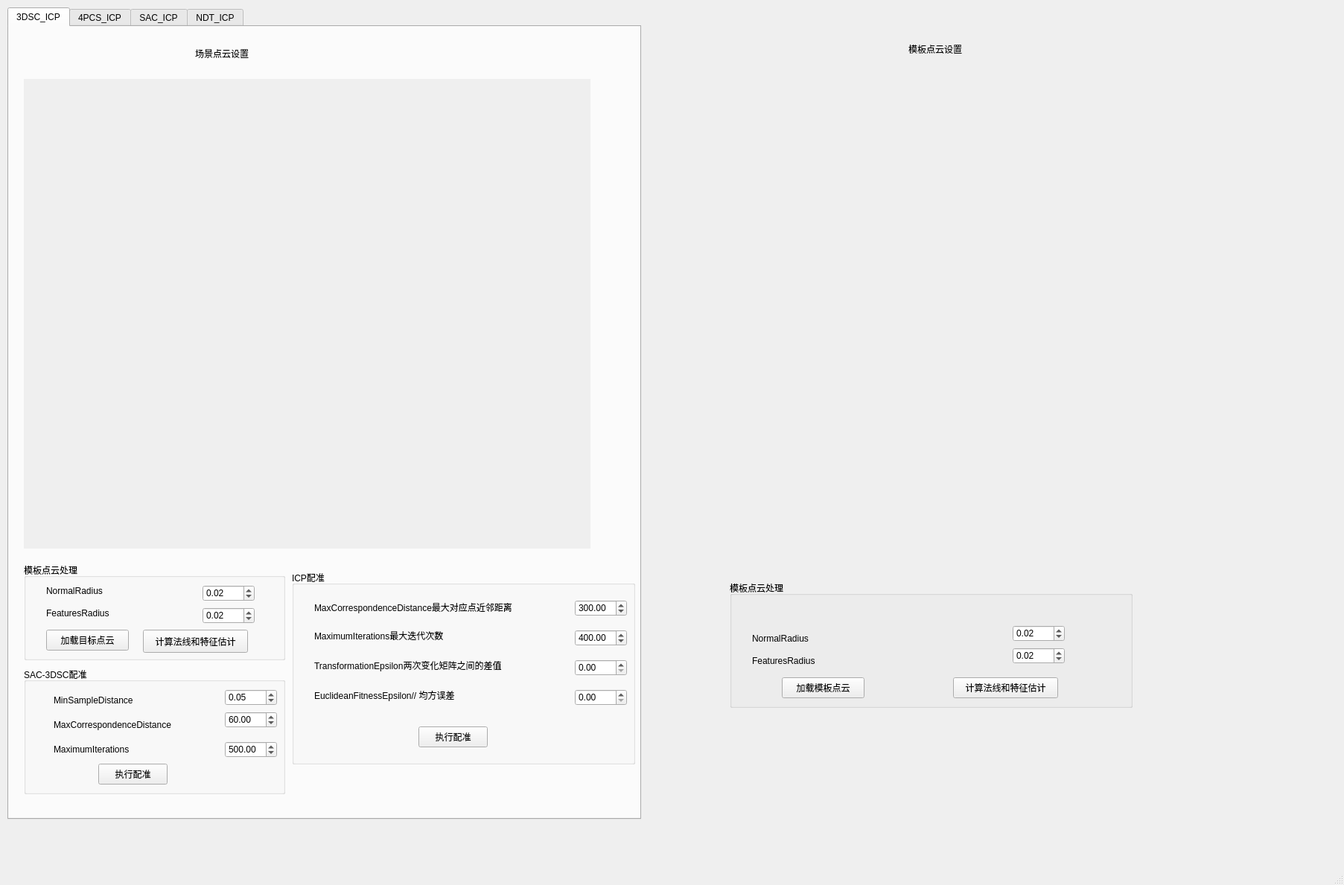
<?xml version="1.0" encoding="UTF-8"?>
<ui version="4.0">
 <class>Registation</class>
 <widget class="QMainWindow" name="Registation">
  <property name="geometry">
   <rect>
    <x>0</x>
    <y>0</y>
    <width>1805</width>
    <height>1189</height>
   </rect>
  </property>
  <property name="windowTitle">
   <string>4种配准方式</string>
  </property>
  <widget class="QWidget" name="centralwidget">
   <widget class="QTabWidget" name="tabWidget">
    <property name="geometry">
     <rect>
      <x>10</x>
      <y>10</y>
      <width>851</width>
      <height>1091</height>
     </rect>
    </property>
    <property name="currentIndex">
     <number>0</number>
    </property>
    <widget class="QWidget" name="tab">
     <attribute name="title">
      <string>3DSC_ICP</string>
     </attribute>
     <widget class="QLabel" name="label_2">
      <property name="geometry">
       <rect>
        <x>250</x>
        <y>20</y>
        <width>141</width>
        <height>31</height>
       </rect>
      </property>
      <property name="text">
       <string>场景点云设置</string>
      </property>
     </widget>
     <widget class="QVTKWidget" name="widget_1" native="true">
      <property name="geometry">
       <rect>
        <x>20</x>
        <y>70</y>
        <width>761</width>
        <height>631</height>
       </rect>
      </property>
      <property name="autoFillBackground">
       <bool>true</bool>
      </property>
     </widget>
     <widget class="QGroupBox" name="groupBox_3">
      <property name="geometry">
       <rect>
        <x>20</x>
        <y>860</y>
        <width>351</width>
        <height>171</height>
       </rect>
      </property>
      <property name="title">
       <string>SAC-3DSC配准</string>
      </property>
      <widget class="QLabel" name="label_6">
       <property name="geometry">
        <rect>
         <x>40</x>
         <y>35</y>
         <width>151</width>
         <height>20</height>
        </rect>
       </property>
       <property name="text">
        <string>MinSampleDistance</string>
       </property>
      </widget>
      <widget class="QLabel" name="label_7">
       <property name="geometry">
        <rect>
         <x>40</x>
         <y>70</y>
         <width>211</width>
         <height>16</height>
        </rect>
       </property>
       <property name="text">
        <string>MaxCorrespondenceDistance</string>
       </property>
      </widget>
      <widget class="QLabel" name="label_8">
       <property name="geometry">
        <rect>
         <x>40</x>
         <y>100</y>
         <width>151</width>
         <height>21</height>
        </rect>
       </property>
       <property name="text">
        <string>MaximumIterations</string>
       </property>
      </widget>
      <widget class="QDoubleSpinBox" name="minSTSBox">
       <property name="geometry">
        <rect>
         <x>270</x>
         <y>30</y>
         <width>70</width>
         <height>22</height>
        </rect>
       </property>
       <property name="singleStep">
        <double>0.010000000000000</double>
       </property>
       <property name="value">
        <double>0.050000000000000</double>
       </property>
      </widget>
      <widget class="QDoubleSpinBox" name="maxCDSBox">
       <property name="geometry">
        <rect>
         <x>270</x>
         <y>60</y>
         <width>70</width>
         <height>22</height>
        </rect>
       </property>
       <property name="singleStep">
        <double>0.010000000000000</double>
       </property>
       <property name="value">
        <double>60.000000000000000</double>
       </property>
      </widget>
      <widget class="QDoubleSpinBox" name="maxIterationSBox">
       <property name="geometry">
        <rect>
         <x>270</x>
         <y>100</y>
         <width>70</width>
         <height>22</height>
        </rect>
       </property>
       <property name="maximum">
        <double>100000.000000000000000</double>
       </property>
       <property name="value">
        <double>500.000000000000000</double>
       </property>
      </widget>
      <widget class="QPushButton" name="executeButton">
       <property name="geometry">
        <rect>
         <x>100</x>
         <y>130</y>
         <width>93</width>
         <height>28</height>
        </rect>
       </property>
       <property name="text">
        <string>执行配准</string>
       </property>
      </widget>
     </widget>
     <widget class="QGroupBox" name="groupBox">
      <property name="geometry">
       <rect>
        <x>20</x>
        <y>720</y>
        <width>351</width>
        <height>131</height>
       </rect>
      </property>
      <property name="title">
       <string>模板点云处理</string>
      </property>
      <widget class="QLabel" name="label_4">
       <property name="geometry">
        <rect>
         <x>30</x>
         <y>30</y>
         <width>121</width>
         <height>16</height>
        </rect>
       </property>
       <property name="text">
        <string>NormalRadius</string>
       </property>
      </widget>
      <widget class="QLabel" name="label_5">
       <property name="geometry">
        <rect>
         <x>30</x>
         <y>60</y>
         <width>121</width>
         <height>16</height>
        </rect>
       </property>
       <property name="text">
        <string>FeaturesRadius</string>
       </property>
      </widget>
      <widget class="QPushButton" name="sceneComputeBut">
       <property name="geometry">
        <rect>
         <x>160</x>
         <y>90</y>
         <width>141</width>
         <height>31</height>
        </rect>
       </property>
       <property name="text">
        <string>计算法线和特征估计</string>
       </property>
      </widget>
      <widget class="QDoubleSpinBox" name="sceneNRSBox">
       <property name="geometry">
        <rect>
         <x>240</x>
         <y>30</y>
         <width>70</width>
         <height>22</height>
        </rect>
       </property>
       <property name="singleStep">
        <double>0.010000000000000</double>
       </property>
       <property name="value">
        <double>0.020000000000000</double>
       </property>
      </widget>
      <widget class="QDoubleSpinBox" name="sceneFRSBox">
       <property name="geometry">
        <rect>
         <x>240</x>
         <y>60</y>
         <width>70</width>
         <height>22</height>
        </rect>
       </property>
       <property name="singleStep">
        <double>0.010000000000000</double>
       </property>
       <property name="value">
        <double>0.020000000000000</double>
       </property>
      </widget>
      <widget class="QPushButton" name="loadSceneBut">
       <property name="geometry">
        <rect>
         <x>30</x>
         <y>90</y>
         <width>111</width>
         <height>28</height>
        </rect>
       </property>
       <property name="text">
        <string>加载目标点云</string>
       </property>
      </widget>
     </widget>
     <widget class="QGroupBox" name="groupBox_11">
      <property name="geometry">
       <rect>
        <x>380</x>
        <y>730</y>
        <width>461</width>
        <height>261</height>
       </rect>
      </property>
      <property name="title">
       <string>ICP配准</string>
      </property>
      <widget class="QLabel" name="label_37">
       <property name="geometry">
        <rect>
         <x>30</x>
         <y>40</y>
         <width>341</width>
         <height>20</height>
        </rect>
       </property>
       <property name="text">
        <string>MaxCorrespondenceDistance最大对应点近邻距离</string>
       </property>
      </widget>
      <widget class="QDoubleSpinBox" name="icpmcdBox_4">
       <property name="geometry">
        <rect>
         <x>380</x>
         <y>40</y>
         <width>70</width>
         <height>22</height>
        </rect>
       </property>
       <property name="maximum">
        <double>10000.000000000000000</double>
       </property>
       <property name="singleStep">
        <double>0.010000000000000</double>
       </property>
       <property name="value">
        <double>300.000000000000000</double>
       </property>
      </widget>
      <widget class="QDoubleSpinBox" name="icpIterationsSBox_3">
       <property name="geometry">
        <rect>
         <x>380</x>
         <y>80</y>
         <width>70</width>
         <height>22</height>
        </rect>
       </property>
       <property name="maximum">
        <double>10000.000000000000000</double>
       </property>
       <property name="value">
        <double>400.000000000000000</double>
       </property>
      </widget>
      <widget class="QLabel" name="label_38">
       <property name="geometry">
        <rect>
         <x>30</x>
         <y>80</y>
         <width>261</width>
         <height>16</height>
        </rect>
       </property>
       <property name="text">
        <string>MaximumIterations最大迭代次数</string>
       </property>
      </widget>
      <widget class="QDoubleSpinBox" name="mcdSBox_3">
       <property name="geometry">
        <rect>
         <x>380</x>
         <y>120</y>
         <width>70</width>
         <height>22</height>
        </rect>
       </property>
       <property name="maximum">
        <double>10000.000000000000000</double>
       </property>
       <property name="singleStep">
        <double>0.000001000000000</double>
       </property>
       <property name="value">
        <double>0.000000000000000</double>
       </property>
      </widget>
      <widget class="QLabel" name="label_39">
       <property name="geometry">
        <rect>
         <x>30</x>
         <y>120</y>
         <width>341</width>
         <height>16</height>
        </rect>
       </property>
       <property name="text">
        <string>TransformationEpsilon两次变化矩阵之间的差值</string>
       </property>
      </widget>
      <widget class="QDoubleSpinBox" name="efeSBox_3">
       <property name="geometry">
        <rect>
         <x>380</x>
         <y>160</y>
         <width>70</width>
         <height>22</height>
        </rect>
       </property>
       <property name="maximum">
        <double>10000.000000000000000</double>
       </property>
       <property name="singleStep">
        <double>0.010000000000000</double>
       </property>
       <property name="value">
        <double>0.000000000000000</double>
       </property>
      </widget>
      <widget class="QLabel" name="label_40">
       <property name="geometry">
        <rect>
         <x>30</x>
         <y>160</y>
         <width>311</width>
         <height>16</height>
        </rect>
       </property>
       <property name="text">
        <string>EuclideanFitnessEpsilon// 均方误差</string>
       </property>
      </widget>
      <widget class="QPushButton" name="executeButton_7">
       <property name="geometry">
        <rect>
         <x>170</x>
         <y>210</y>
         <width>93</width>
         <height>28</height>
        </rect>
       </property>
       <property name="text">
        <string>执行配准</string>
       </property>
      </widget>
     </widget>
    </widget>
    <widget class="QWidget" name="tab_2">
     <attribute name="title">
      <string>4PCS_ICP</string>
     </attribute>
     <widget class="QVTKWidget" name="widget_2" native="true">
      <property name="geometry">
       <rect>
        <x>30</x>
        <y>50</y>
        <width>761</width>
        <height>631</height>
       </rect>
      </property>
      <property name="autoFillBackground">
       <bool>true</bool>
      </property>
     </widget>
     <widget class="QLabel" name="label_3">
      <property name="geometry">
       <rect>
        <x>260</x>
        <y>0</y>
        <width>141</width>
        <height>31</height>
       </rect>
      </property>
      <property name="text">
       <string>场景点云设置</string>
      </property>
     </widget>
     <widget class="QGroupBox" name="groupBox_4">
      <property name="geometry">
       <rect>
        <x>320</x>
        <y>690</y>
        <width>471</width>
        <height>261</height>
       </rect>
      </property>
      <property name="title">
       <string>ICP配准</string>
      </property>
      <widget class="QLabel" name="label_12">
       <property name="geometry">
        <rect>
         <x>30</x>
         <y>40</y>
         <width>341</width>
         <height>20</height>
        </rect>
       </property>
       <property name="text">
        <string>MaxCorrespondenceDistance最大对应点近邻距离</string>
       </property>
      </widget>
      <widget class="QDoubleSpinBox" name="icpmcdBox">
       <property name="geometry">
        <rect>
         <x>380</x>
         <y>40</y>
         <width>70</width>
         <height>22</height>
        </rect>
       </property>
       <property name="maximum">
        <double>10000.000000000000000</double>
       </property>
       <property name="singleStep">
        <double>0.010000000000000</double>
       </property>
       <property name="value">
        <double>300.000000000000000</double>
       </property>
      </widget>
      <widget class="QDoubleSpinBox" name="icpmiBox">
       <property name="geometry">
        <rect>
         <x>380</x>
         <y>80</y>
         <width>70</width>
         <height>22</height>
        </rect>
       </property>
       <property name="maximum">
        <double>10000.000000000000000</double>
       </property>
       <property name="value">
        <double>100.000000000000000</double>
       </property>
      </widget>
      <widget class="QLabel" name="label_13">
       <property name="geometry">
        <rect>
         <x>30</x>
         <y>80</y>
         <width>261</width>
         <height>16</height>
        </rect>
       </property>
       <property name="text">
        <string>MaximumIterations最大迭代次数</string>
       </property>
      </widget>
      <widget class="QDoubleSpinBox" name="icpteBox">
       <property name="geometry">
        <rect>
         <x>380</x>
         <y>120</y>
         <width>70</width>
         <height>22</height>
        </rect>
       </property>
       <property name="maximum">
        <double>10000.000000000000000</double>
       </property>
       <property name="singleStep">
        <double>0.000001000000000</double>
       </property>
       <property name="value">
        <double>0.000000000000000</double>
       </property>
      </widget>
      <widget class="QLabel" name="label_14">
       <property name="geometry">
        <rect>
         <x>30</x>
         <y>120</y>
         <width>341</width>
         <height>16</height>
        </rect>
       </property>
       <property name="text">
        <string>TransformationEpsilon两次变化矩阵之间的差值</string>
       </property>
      </widget>
      <widget class="QDoubleSpinBox" name="icpefeBox">
       <property name="geometry">
        <rect>
         <x>380</x>
         <y>160</y>
         <width>70</width>
         <height>22</height>
        </rect>
       </property>
       <property name="maximum">
        <double>10000.000000000000000</double>
       </property>
       <property name="singleStep">
        <double>0.010000000000000</double>
       </property>
       <property name="value">
        <double>0.020000000000000</double>
       </property>
      </widget>
      <widget class="QLabel" name="label_15">
       <property name="geometry">
        <rect>
         <x>30</x>
         <y>160</y>
         <width>311</width>
         <height>16</height>
        </rect>
       </property>
       <property name="text">
        <string>EuclideanFitnessEpsilon// 均方误差</string>
       </property>
      </widget>
      <widget class="QPushButton" name="executeButton_2">
       <property name="geometry">
        <rect>
         <x>170</x>
         <y>210</y>
         <width>93</width>
         <height>28</height>
        </rect>
       </property>
       <property name="text">
        <string>执行配准</string>
       </property>
      </widget>
     </widget>
     <widget class="QGroupBox" name="groupBox_12">
      <property name="geometry">
       <rect>
        <x>0</x>
        <y>700</y>
        <width>311</width>
        <height>251</height>
       </rect>
      </property>
      <property name="title">
       <string>SAC-3DSC配准</string>
      </property>
      <widget class="QLabel" name="label_41">
       <property name="geometry">
        <rect>
         <x>10</x>
         <y>35</y>
         <width>151</width>
         <height>20</height>
        </rect>
       </property>
       <property name="text">
        <string>ApproxOverlap</string>
       </property>
      </widget>
      <widget class="QLabel" name="label_42">
       <property name="geometry">
        <rect>
         <x>10</x>
         <y>70</y>
         <width>211</width>
         <height>16</height>
        </rect>
       </property>
       <property name="text">
        <string>Delta</string>
       </property>
      </widget>
      <widget class="QLabel" name="label_43">
       <property name="geometry">
        <rect>
         <x>10</x>
         <y>100</y>
         <width>151</width>
         <height>21</height>
        </rect>
       </property>
       <property name="text">
        <string>MaxComputationTime</string>
       </property>
      </widget>
      <widget class="QDoubleSpinBox" name="minSTSBox_3">
       <property name="geometry">
        <rect>
         <x>240</x>
         <y>30</y>
         <width>70</width>
         <height>22</height>
        </rect>
       </property>
       <property name="singleStep">
        <double>0.010000000000000</double>
       </property>
       <property name="value">
        <double>0.700000000000000</double>
       </property>
      </widget>
      <widget class="QDoubleSpinBox" name="maxCDSBox_3">
       <property name="geometry">
        <rect>
         <x>240</x>
         <y>60</y>
         <width>70</width>
         <height>22</height>
        </rect>
       </property>
       <property name="singleStep">
        <double>0.010000000000000</double>
       </property>
       <property name="value">
        <double>0.010000000000000</double>
       </property>
      </widget>
      <widget class="QDoubleSpinBox" name="maxIterationSBox_3">
       <property name="geometry">
        <rect>
         <x>240</x>
         <y>100</y>
         <width>70</width>
         <height>22</height>
        </rect>
       </property>
       <property name="maximum">
        <double>100000.000000000000000</double>
       </property>
       <property name="value">
        <double>1000.000000000000000</double>
       </property>
      </widget>
      <widget class="QPushButton" name="executeButton_8">
       <property name="geometry">
        <rect>
         <x>180</x>
         <y>180</y>
         <width>111</width>
         <height>28</height>
        </rect>
       </property>
       <property name="text">
        <string>执行配准</string>
       </property>
      </widget>
      <widget class="QPushButton" name="loadSceneBut_2">
       <property name="geometry">
        <rect>
         <x>20</x>
         <y>180</y>
         <width>111</width>
         <height>28</height>
        </rect>
       </property>
       <property name="text">
        <string>加载目标点云</string>
       </property>
      </widget>
      <widget class="QDoubleSpinBox" name="maxIterationSBox_4">
       <property name="geometry">
        <rect>
         <x>240</x>
         <y>140</y>
         <width>70</width>
         <height>22</height>
        </rect>
       </property>
       <property name="maximum">
        <double>100000.000000000000000</double>
       </property>
       <property name="value">
        <double>200.000000000000000</double>
       </property>
      </widget>
      <widget class="QLabel" name="label_44">
       <property name="geometry">
        <rect>
         <x>10</x>
         <y>140</y>
         <width>151</width>
         <height>21</height>
        </rect>
       </property>
       <property name="text">
        <string>NumberOfSamples</string>
       </property>
      </widget>
     </widget>
    </widget>
    <widget class="QWidget" name="tab_3">
     <attribute name="title">
      <string>SAC_ICP</string>
     </attribute>
     <widget class="QVTKWidget" name="widget_3" native="true">
      <property name="geometry">
       <rect>
        <x>20</x>
        <y>60</y>
        <width>811</width>
        <height>601</height>
       </rect>
      </property>
      <property name="autoFillBackground">
       <bool>true</bool>
      </property>
     </widget>
     <widget class="QLabel" name="label_17">
      <property name="geometry">
       <rect>
        <x>250</x>
        <y>10</y>
        <width>141</width>
        <height>31</height>
       </rect>
      </property>
      <property name="text">
       <string>场景点云设置</string>
      </property>
     </widget>
     <widget class="QGroupBox" name="groupBox_6">
      <property name="geometry">
       <rect>
        <x>10</x>
        <y>680</y>
        <width>351</width>
        <height>131</height>
       </rect>
      </property>
      <property name="title">
       <string>模板点云处理</string>
      </property>
      <widget class="QPushButton" name="loadSceneBut_3">
       <property name="geometry">
        <rect>
         <x>20</x>
         <y>90</y>
         <width>111</width>
         <height>28</height>
        </rect>
       </property>
       <property name="text">
        <string>加载目标点云</string>
       </property>
      </widget>
      <widget class="QLabel" name="label_18">
       <property name="geometry">
        <rect>
         <x>30</x>
         <y>30</y>
         <width>121</width>
         <height>16</height>
        </rect>
       </property>
       <property name="text">
        <string>NormalRadius</string>
       </property>
      </widget>
      <widget class="QLabel" name="label_19">
       <property name="geometry">
        <rect>
         <x>30</x>
         <y>60</y>
         <width>121</width>
         <height>16</height>
        </rect>
       </property>
       <property name="text">
        <string>FeaturesRadius</string>
       </property>
      </widget>
      <widget class="QPushButton" name="sceneComputeBut_3">
       <property name="geometry">
        <rect>
         <x>160</x>
         <y>90</y>
         <width>141</width>
         <height>31</height>
        </rect>
       </property>
       <property name="text">
        <string>计算法线和特征估计</string>
       </property>
      </widget>
      <widget class="QDoubleSpinBox" name="sceneNRSBox_3">
       <property name="geometry">
        <rect>
         <x>240</x>
         <y>30</y>
         <width>70</width>
         <height>22</height>
        </rect>
       </property>
       <property name="singleStep">
        <double>0.010000000000000</double>
       </property>
       <property name="value">
        <double>0.020000000000000</double>
       </property>
      </widget>
      <widget class="QDoubleSpinBox" name="sceneFRSBox_3">
       <property name="geometry">
        <rect>
         <x>240</x>
         <y>60</y>
         <width>70</width>
         <height>22</height>
        </rect>
       </property>
       <property name="singleStep">
        <double>0.010000000000000</double>
       </property>
       <property name="value">
        <double>0.020000000000000</double>
       </property>
      </widget>
     </widget>
     <widget class="QGroupBox" name="groupBox_7">
      <property name="geometry">
       <rect>
        <x>10</x>
        <y>810</y>
        <width>351</width>
        <height>161</height>
       </rect>
      </property>
      <property name="title">
       <string>SAC-IA配准</string>
      </property>
      <widget class="QLabel" name="label_20">
       <property name="geometry">
        <rect>
         <x>40</x>
         <y>25</y>
         <width>151</width>
         <height>20</height>
        </rect>
       </property>
       <property name="text">
        <string>MinSampleDistance</string>
       </property>
      </widget>
      <widget class="QLabel" name="label_21">
       <property name="geometry">
        <rect>
         <x>40</x>
         <y>60</y>
         <width>211</width>
         <height>16</height>
        </rect>
       </property>
       <property name="text">
        <string>MaxCorrespondenceDistance</string>
       </property>
      </widget>
      <widget class="QLabel" name="label_22">
       <property name="geometry">
        <rect>
         <x>40</x>
         <y>90</y>
         <width>151</width>
         <height>21</height>
        </rect>
       </property>
       <property name="text">
        <string>MaximumIterations</string>
       </property>
      </widget>
      <widget class="QPushButton" name="executeButton_3">
       <property name="geometry">
        <rect>
         <x>120</x>
         <y>120</y>
         <width>93</width>
         <height>28</height>
        </rect>
       </property>
       <property name="text">
        <string>执行配准</string>
       </property>
      </widget>
      <widget class="QDoubleSpinBox" name="minSTSBox_2">
       <property name="geometry">
        <rect>
         <x>270</x>
         <y>20</y>
         <width>70</width>
         <height>22</height>
        </rect>
       </property>
       <property name="singleStep">
        <double>0.010000000000000</double>
       </property>
       <property name="value">
        <double>0.050000000000000</double>
       </property>
      </widget>
      <widget class="QDoubleSpinBox" name="maxCDSBox_2">
       <property name="geometry">
        <rect>
         <x>270</x>
         <y>50</y>
         <width>70</width>
         <height>22</height>
        </rect>
       </property>
       <property name="singleStep">
        <double>0.010000000000000</double>
       </property>
       <property name="value">
        <double>0.050000000000000</double>
       </property>
      </widget>
      <widget class="QDoubleSpinBox" name="maxIterationSBox_2">
       <property name="geometry">
        <rect>
         <x>270</x>
         <y>90</y>
         <width>70</width>
         <height>22</height>
        </rect>
       </property>
       <property name="maximum">
        <double>100000.000000000000000</double>
       </property>
       <property name="value">
        <double>500.000000000000000</double>
       </property>
      </widget>
     </widget>
     <widget class="QGroupBox" name="groupBox_5">
      <property name="geometry">
       <rect>
        <x>370</x>
        <y>690</y>
        <width>471</width>
        <height>261</height>
       </rect>
      </property>
      <property name="title">
       <string>ICP配准</string>
      </property>
      <widget class="QLabel" name="label_16">
       <property name="geometry">
        <rect>
         <x>30</x>
         <y>40</y>
         <width>341</width>
         <height>20</height>
        </rect>
       </property>
       <property name="text">
        <string>MaxCorrespondenceDistance最大对应点近邻距离</string>
       </property>
      </widget>
      <widget class="QDoubleSpinBox" name="icpmcdBox_2">
       <property name="geometry">
        <rect>
         <x>380</x>
         <y>40</y>
         <width>70</width>
         <height>22</height>
        </rect>
       </property>
       <property name="maximum">
        <double>10000.000000000000000</double>
       </property>
       <property name="singleStep">
        <double>0.010000000000000</double>
       </property>
       <property name="value">
        <double>0.040000000000000</double>
       </property>
      </widget>
      <widget class="QDoubleSpinBox" name="icpIterationsSBox">
       <property name="geometry">
        <rect>
         <x>380</x>
         <y>80</y>
         <width>70</width>
         <height>22</height>
        </rect>
       </property>
       <property name="maximum">
        <double>10000.000000000000000</double>
       </property>
       <property name="value">
        <double>100.000000000000000</double>
       </property>
      </widget>
      <widget class="QLabel" name="label_30">
       <property name="geometry">
        <rect>
         <x>30</x>
         <y>80</y>
         <width>261</width>
         <height>16</height>
        </rect>
       </property>
       <property name="text">
        <string>MaximumIterations最大迭代次数</string>
       </property>
      </widget>
      <widget class="QDoubleSpinBox" name="mcdSBox">
       <property name="geometry">
        <rect>
         <x>380</x>
         <y>120</y>
         <width>70</width>
         <height>22</height>
        </rect>
       </property>
       <property name="maximum">
        <double>10000.000000000000000</double>
       </property>
       <property name="singleStep">
        <double>0.000001000000000</double>
       </property>
       <property name="value">
        <double>0.000000000000000</double>
       </property>
      </widget>
      <widget class="QLabel" name="label_31">
       <property name="geometry">
        <rect>
         <x>30</x>
         <y>120</y>
         <width>341</width>
         <height>16</height>
        </rect>
       </property>
       <property name="text">
        <string>TransformationEpsilon两次变化矩阵之间的差值</string>
       </property>
      </widget>
      <widget class="QDoubleSpinBox" name="efeSBox">
       <property name="geometry">
        <rect>
         <x>380</x>
         <y>160</y>
         <width>70</width>
         <height>22</height>
        </rect>
       </property>
       <property name="maximum">
        <double>10000.000000000000000</double>
       </property>
       <property name="singleStep">
        <double>0.010000000000000</double>
       </property>
       <property name="value">
        <double>0.020000000000000</double>
       </property>
      </widget>
      <widget class="QLabel" name="label_32">
       <property name="geometry">
        <rect>
         <x>30</x>
         <y>160</y>
         <width>311</width>
         <height>16</height>
        </rect>
       </property>
       <property name="text">
        <string>EuclideanFitnessEpsilon// 均方误差</string>
       </property>
      </widget>
      <widget class="QPushButton" name="executeButton_5">
       <property name="geometry">
        <rect>
         <x>170</x>
         <y>210</y>
         <width>93</width>
         <height>28</height>
        </rect>
       </property>
       <property name="text">
        <string>执行配准</string>
       </property>
      </widget>
     </widget>
    </widget>
    <widget class="QWidget" name="tab_4">
     <attribute name="title">
      <string>NDT_ICP</string>
     </attribute>
     <widget class="QVTKWidget" name="widget_4" native="true">
      <property name="geometry">
       <rect>
        <x>10</x>
        <y>50</y>
        <width>761</width>
        <height>631</height>
       </rect>
      </property>
      <property name="autoFillBackground">
       <bool>true</bool>
      </property>
     </widget>
     <widget class="QLabel" name="label_23">
      <property name="geometry">
       <rect>
        <x>240</x>
        <y>10</y>
        <width>141</width>
        <height>31</height>
       </rect>
      </property>
      <property name="text">
       <string>场景点云设置</string>
      </property>
     </widget>
     <widget class="QGroupBox" name="groupBox_8">
      <property name="geometry">
       <rect>
        <x>10</x>
        <y>700</y>
        <width>311</width>
        <height>131</height>
       </rect>
      </property>
      <property name="title">
       <string>模板点云处理</string>
      </property>
      <widget class="QPushButton" name="loadSceneBut_4">
       <property name="geometry">
        <rect>
         <x>20</x>
         <y>90</y>
         <width>111</width>
         <height>28</height>
        </rect>
       </property>
       <property name="text">
        <string>加载目标点云</string>
       </property>
      </widget>
      <widget class="QLabel" name="label_24">
       <property name="geometry">
        <rect>
         <x>30</x>
         <y>30</y>
         <width>121</width>
         <height>16</height>
        </rect>
       </property>
       <property name="text">
        <string>NormalRadius</string>
       </property>
      </widget>
      <widget class="QLabel" name="label_25">
       <property name="geometry">
        <rect>
         <x>30</x>
         <y>60</y>
         <width>121</width>
         <height>16</height>
        </rect>
       </property>
       <property name="text">
        <string>FeaturesRadius</string>
       </property>
      </widget>
      <widget class="QPushButton" name="sceneComputeBut_4">
       <property name="geometry">
        <rect>
         <x>160</x>
         <y>90</y>
         <width>141</width>
         <height>31</height>
        </rect>
       </property>
       <property name="text">
        <string>计算法线和特征估计</string>
       </property>
      </widget>
      <widget class="QDoubleSpinBox" name="sceneNRSBox_4">
       <property name="geometry">
        <rect>
         <x>240</x>
         <y>30</y>
         <width>70</width>
         <height>22</height>
        </rect>
       </property>
       <property name="singleStep">
        <double>0.010000000000000</double>
       </property>
       <property name="value">
        <double>0.020000000000000</double>
       </property>
      </widget>
      <widget class="QDoubleSpinBox" name="sceneFRSBox_4">
       <property name="geometry">
        <rect>
         <x>240</x>
         <y>60</y>
         <width>70</width>
         <height>22</height>
        </rect>
       </property>
       <property name="singleStep">
        <double>0.010000000000000</double>
       </property>
       <property name="value">
        <double>0.020000000000000</double>
       </property>
      </widget>
     </widget>
     <widget class="QGroupBox" name="groupBox_9">
      <property name="geometry">
       <rect>
        <x>0</x>
        <y>840</y>
        <width>371</width>
        <height>211</height>
       </rect>
      </property>
      <property name="title">
       <string>NDT配准</string>
      </property>
      <widget class="QLabel" name="label_26">
       <property name="geometry">
        <rect>
         <x>10</x>
         <y>20</y>
         <width>271</width>
         <height>20</height>
        </rect>
       </property>
       <property name="text">
        <string>TransformationEpsilon 最小转换差异</string>
       </property>
      </widget>
      <widget class="QDoubleSpinBox" name="NdtteBox">
       <property name="geometry">
        <rect>
         <x>290</x>
         <y>20</y>
         <width>70</width>
         <height>22</height>
        </rect>
       </property>
       <property name="maximum">
        <double>10000.000000000000000</double>
       </property>
       <property name="singleStep">
        <double>0.010000000000000</double>
       </property>
       <property name="value">
        <double>0.010000000000000</double>
       </property>
      </widget>
      <widget class="QPushButton" name="executeButton_4">
       <property name="geometry">
        <rect>
         <x>170</x>
         <y>170</y>
         <width>93</width>
         <height>28</height>
        </rect>
       </property>
       <property name="text">
        <string>执行配准</string>
       </property>
      </widget>
      <widget class="QDoubleSpinBox" name="NdtssBox">
       <property name="geometry">
        <rect>
         <x>270</x>
         <y>60</y>
         <width>70</width>
         <height>22</height>
        </rect>
       </property>
       <property name="maximum">
        <double>10000.000000000000000</double>
       </property>
       <property name="singleStep">
        <double>0.100000000000000</double>
       </property>
       <property name="value">
        <double>0.100000000000000</double>
       </property>
      </widget>
      <widget class="QLabel" name="label_27">
       <property name="geometry">
        <rect>
         <x>10</x>
         <y>60</y>
         <width>261</width>
         <height>16</height>
        </rect>
       </property>
       <property name="text">
        <string>StepSize 最大搜索步长</string>
       </property>
      </widget>
      <widget class="QDoubleSpinBox" name="NdtrBox">
       <property name="geometry">
        <rect>
         <x>270</x>
         <y>90</y>
         <width>70</width>
         <height>22</height>
        </rect>
       </property>
       <property name="maximum">
        <double>10000.000000000000000</double>
       </property>
       <property name="singleStep">
        <double>1.000000000000000</double>
       </property>
       <property name="value">
        <double>1.000000000000000</double>
       </property>
      </widget>
      <widget class="QLabel" name="label_28">
       <property name="geometry">
        <rect>
         <x>10</x>
         <y>100</y>
         <width>251</width>
         <height>16</height>
        </rect>
       </property>
       <property name="text">
        <string>Resolution NDT网格结构的分辨率</string>
       </property>
      </widget>
      <widget class="QDoubleSpinBox" name="NdtmiBox">
       <property name="geometry">
        <rect>
         <x>290</x>
         <y>130</y>
         <width>70</width>
         <height>22</height>
        </rect>
       </property>
       <property name="maximum">
        <double>10000.000000000000000</double>
       </property>
       <property name="singleStep">
        <double>0.100000000000000</double>
       </property>
       <property name="value">
        <double>35.000000000000000</double>
       </property>
      </widget>
      <widget class="QLabel" name="label_29">
       <property name="geometry">
        <rect>
         <x>10</x>
         <y>140</y>
         <width>281</width>
         <height>16</height>
        </rect>
       </property>
       <property name="text">
        <string>MaximumIterations匹配迭代的最大次数</string>
       </property>
      </widget>
     </widget>
     <widget class="QGroupBox" name="groupBox_10">
      <property name="geometry">
       <rect>
        <x>380</x>
        <y>700</y>
        <width>461</width>
        <height>261</height>
       </rect>
      </property>
      <property name="title">
       <string>ICP配准</string>
      </property>
      <widget class="QLabel" name="label_33">
       <property name="geometry">
        <rect>
         <x>30</x>
         <y>40</y>
         <width>341</width>
         <height>20</height>
        </rect>
       </property>
       <property name="text">
        <string>MaxCorrespondenceDistance最大对应点近邻距离</string>
       </property>
      </widget>
      <widget class="QDoubleSpinBox" name="icpmcdBox_3">
       <property name="geometry">
        <rect>
         <x>380</x>
         <y>40</y>
         <width>70</width>
         <height>22</height>
        </rect>
       </property>
       <property name="maximum">
        <double>10000.000000000000000</double>
       </property>
       <property name="singleStep">
        <double>0.010000000000000</double>
       </property>
       <property name="value">
        <double>0.500000000000000</double>
       </property>
      </widget>
      <widget class="QDoubleSpinBox" name="icpIterationsSBox_2">
       <property name="geometry">
        <rect>
         <x>380</x>
         <y>80</y>
         <width>70</width>
         <height>22</height>
        </rect>
       </property>
       <property name="maximum">
        <double>10000.000000000000000</double>
       </property>
       <property name="value">
        <double>100.000000000000000</double>
       </property>
      </widget>
      <widget class="QLabel" name="label_34">
       <property name="geometry">
        <rect>
         <x>30</x>
         <y>80</y>
         <width>261</width>
         <height>16</height>
        </rect>
       </property>
       <property name="text">
        <string>MaximumIterations最大迭代次数</string>
       </property>
      </widget>
      <widget class="QDoubleSpinBox" name="mcdSBox_2">
       <property name="geometry">
        <rect>
         <x>380</x>
         <y>120</y>
         <width>70</width>
         <height>22</height>
        </rect>
       </property>
       <property name="maximum">
        <double>10000.000000000000000</double>
       </property>
       <property name="singleStep">
        <double>0.000001000000000</double>
       </property>
       <property name="value">
        <double>0.000000000000000</double>
       </property>
      </widget>
      <widget class="QLabel" name="label_35">
       <property name="geometry">
        <rect>
         <x>30</x>
         <y>120</y>
         <width>341</width>
         <height>16</height>
        </rect>
       </property>
       <property name="text">
        <string>TransformationEpsilon两次变化矩阵之间的差值</string>
       </property>
      </widget>
      <widget class="QDoubleSpinBox" name="efeSBox_2">
       <property name="geometry">
        <rect>
         <x>380</x>
         <y>160</y>
         <width>70</width>
         <height>22</height>
        </rect>
       </property>
       <property name="maximum">
        <double>10000.000000000000000</double>
       </property>
       <property name="singleStep">
        <double>0.010000000000000</double>
       </property>
       <property name="value">
        <double>0.020000000000000</double>
       </property>
      </widget>
      <widget class="QLabel" name="label_36">
       <property name="geometry">
        <rect>
         <x>30</x>
         <y>160</y>
         <width>311</width>
         <height>16</height>
        </rect>
       </property>
       <property name="text">
        <string>EuclideanFitnessEpsilon// 均方误差</string>
       </property>
      </widget>
      <widget class="QPushButton" name="executeButton_6">
       <property name="geometry">
        <rect>
         <x>170</x>
         <y>210</y>
         <width>93</width>
         <height>28</height>
        </rect>
       </property>
       <property name="text">
        <string>执行配准</string>
       </property>
      </widget>
      <zorder>efeSBox_2</zorder>
      <zorder>label_33</zorder>
      <zorder>icpmcdBox_3</zorder>
      <zorder>icpIterationsSBox_2</zorder>
      <zorder>label_34</zorder>
      <zorder>mcdSBox_2</zorder>
      <zorder>label_35</zorder>
      <zorder>label_36</zorder>
      <zorder>executeButton_6</zorder>
     </widget>
    </widget>
   </widget>
   <widget class="QGroupBox" name="groupBox_2">
    <property name="geometry">
     <rect>
      <x>980</x>
      <y>780</y>
      <width>541</width>
      <height>171</height>
     </rect>
    </property>
    <property name="title">
     <string>模板点云处理</string>
    </property>
    <widget class="QPushButton" name="loadTemplateBut">
     <property name="geometry">
      <rect>
       <x>70</x>
       <y>130</y>
       <width>111</width>
       <height>28</height>
      </rect>
     </property>
     <property name="text">
      <string>加载模板点云</string>
     </property>
    </widget>
    <widget class="QLabel" name="label_10">
     <property name="geometry">
      <rect>
       <x>30</x>
       <y>70</y>
       <width>121</width>
       <height>16</height>
      </rect>
     </property>
     <property name="text">
      <string>NormalRadius</string>
     </property>
    </widget>
    <widget class="QLabel" name="label_11">
     <property name="geometry">
      <rect>
       <x>30</x>
       <y>100</y>
       <width>121</width>
       <height>16</height>
      </rect>
     </property>
     <property name="text">
      <string>FeaturesRadius</string>
     </property>
    </widget>
    <widget class="QPushButton" name="templateComputeBut">
     <property name="geometry">
      <rect>
       <x>300</x>
       <y>130</y>
       <width>141</width>
       <height>28</height>
      </rect>
     </property>
     <property name="text">
      <string>计算法线和特征估计</string>
     </property>
    </widget>
    <widget class="QDoubleSpinBox" name="templateNRSBox">
     <property name="geometry">
      <rect>
       <x>380</x>
       <y>60</y>
       <width>70</width>
       <height>22</height>
      </rect>
     </property>
     <property name="singleStep">
      <double>0.010000000000000</double>
     </property>
     <property name="value">
      <double>0.020000000000000</double>
     </property>
    </widget>
    <widget class="QDoubleSpinBox" name="templateFRSBox">
     <property name="geometry">
      <rect>
       <x>380</x>
       <y>90</y>
       <width>70</width>
       <height>22</height>
      </rect>
     </property>
     <property name="singleStep">
      <double>0.010000000000000</double>
     </property>
     <property name="value">
      <double>0.020000000000000</double>
     </property>
    </widget>
   </widget>
   <widget class="QLabel" name="label_9">
    <property name="geometry">
     <rect>
      <x>1220</x>
      <y>50</y>
      <width>181</width>
      <height>31</height>
     </rect>
    </property>
    <property name="text">
     <string>模板点云设置</string>
    </property>
   </widget>
   <widget class="QVTKWidget" name="widget" native="true">
    <property name="geometry">
     <rect>
      <x>910</x>
      <y>100</y>
      <width>761</width>
      <height>631</height>
     </rect>
    </property>
    <property name="autoFillBackground">
     <bool>true</bool>
    </property>
   </widget>
  </widget>
  <widget class="QMenuBar" name="menubar">
   <property name="geometry">
    <rect>
     <x>0</x>
     <y>0</y>
     <width>1805</width>
     <height>26</height>
    </rect>
   </property>
  </widget>
  <widget class="QStatusBar" name="statusbar"/>
 </widget>
 <customwidgets>
  <customwidget>
   <class>QVTKWidget</class>
   <extends>QWidget</extends>
   <header>QVTKWidget.h</header>
   <container>1</container>
  </customwidget>
 </customwidgets>
 <resources/>
 <connections/>
</ui>
